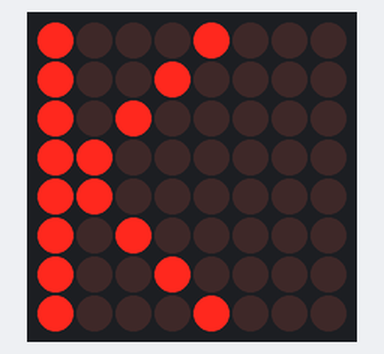
Recording of a sketch running on a simulated Arduino Uno, built with avr-gcc and run on an emulated ATmega328P. Parts: 8×8 LED matrix.

Above: at 0.1 s.
At 0.6 s:
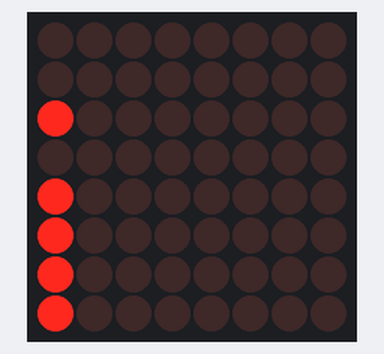
At 1.1 s:
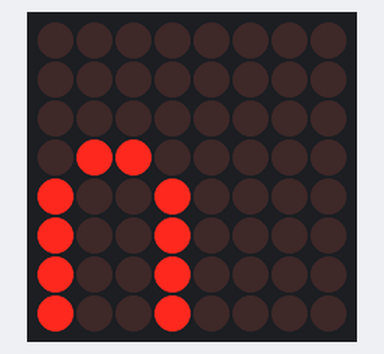
At 1.6 s:
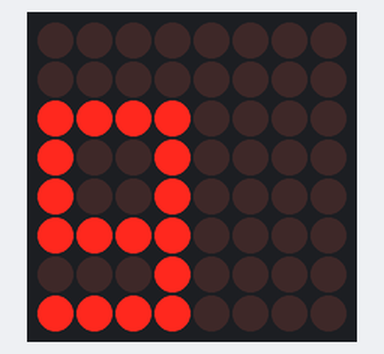
At 2.1 s:
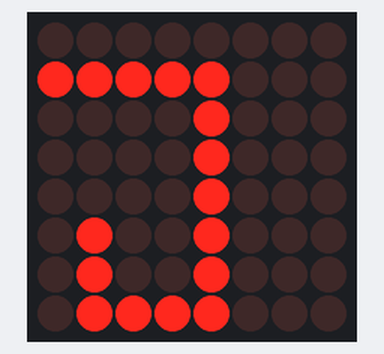
At 4.1 s:
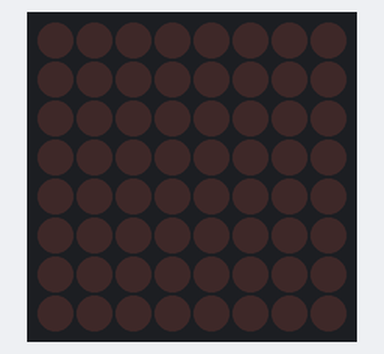

Measured:
- by itself, everything shown: repeats every 4.6 s, in 9 steps
- what the display in image 1 shows lasts 0.5 s, from 0.5 s to 1.0 s

The sketch:

myLEDdisplay_July_16th_2018.ino
```cpp
#include <LedControl.h>

LedControl lc=LedControl(10,12,11,1);
unsigned long delaytime = 500;

void setup() {
lc.shutdown(0,false);
lc.setIntensity(0,8);
lc.clearDisplay(0);
}

void loop() {
int K[]={B11111111,B00011000,B00100100,B01000010,B10000001};
int i[]={B00101111,B00000000,B00000000,B00000000,B00000000};
int n[]={B00001111,B00010000,B00010000,B00001111,B00000000};
int g[]={B00111101,B00100101,B00100101,B00111111,B00000000};
int J[]={B01000000,B01000111,B01000001,B01000001,B01111111};

lc.setColumn(0,0,K[0]);
lc.setColumn(0,1,K[1]);
lc.setColumn(0,2,K[2]);
lc.setColumn(0,3,K[3]);
lc.setColumn(0,4,K[4]);
delay(delaytime);

lc.setColumn(0,0,i[0]);
lc.setColumn(0,1,i[1]);
lc.setColumn(0,2,i[2]);
lc.setColumn(0,3,i[3]);
lc.setColumn(0,4,i[4]);
delay(delaytime);
lc.setColumn(0,0,n[0]);
lc.setColumn(0,1,n[1]);
lc.setColumn(0,2,n[2]);
lc.setColumn(0,3,n[3]);
lc.setColumn(0,4,n[4]);
delay(delaytime);
lc.setColumn(0,0,g[0]);
lc.setColumn(0,1,g[1]);
lc.setColumn(0,2,g[2]);
lc.setColumn(0,3,g[3]);
lc.setColumn(0,4,g[4]);
delay(delaytime);

lc.setColumn(0,0,J[0]);
lc.setColumn(0,1,J[1]);
lc.setColumn(0,2,J[2]);
lc.setColumn(0,3,J[3]);
lc.setColumn(0,4,J[4]);
delay(delaytime);
lc.setColumn(0,0,i[0]);
lc.setColumn(0,1,i[1]);
lc.setColumn(0,2,i[2]);
lc.setColumn(0,3,i[3]);
lc.setColumn(0,4,i[4]);
delay(delaytime);

lc.setColumn(0,0,n[0]);
lc.setColumn(0,1,n[1]);
lc.setColumn(0,2,n[2]);
lc.setColumn(0,3,n[3]);
lc.setColumn(0,4,n[4]);
delay(delaytime);
lc.setColumn(0,0,g[0]);
lc.setColumn(0,1,g[1]);
lc.setColumn(0,2,g[2]);
lc.setColumn(0,3,g[3]);
lc.setColumn(0,4,g[4]);
delay(delaytime);

lc.setColumn(0,0,0);
lc.setColumn(0,1,0);
lc.setColumn(0,2,0);
lc.setColumn(0,3,0);
lc.setColumn(0,4,0);
delay(delaytime);

}
```
